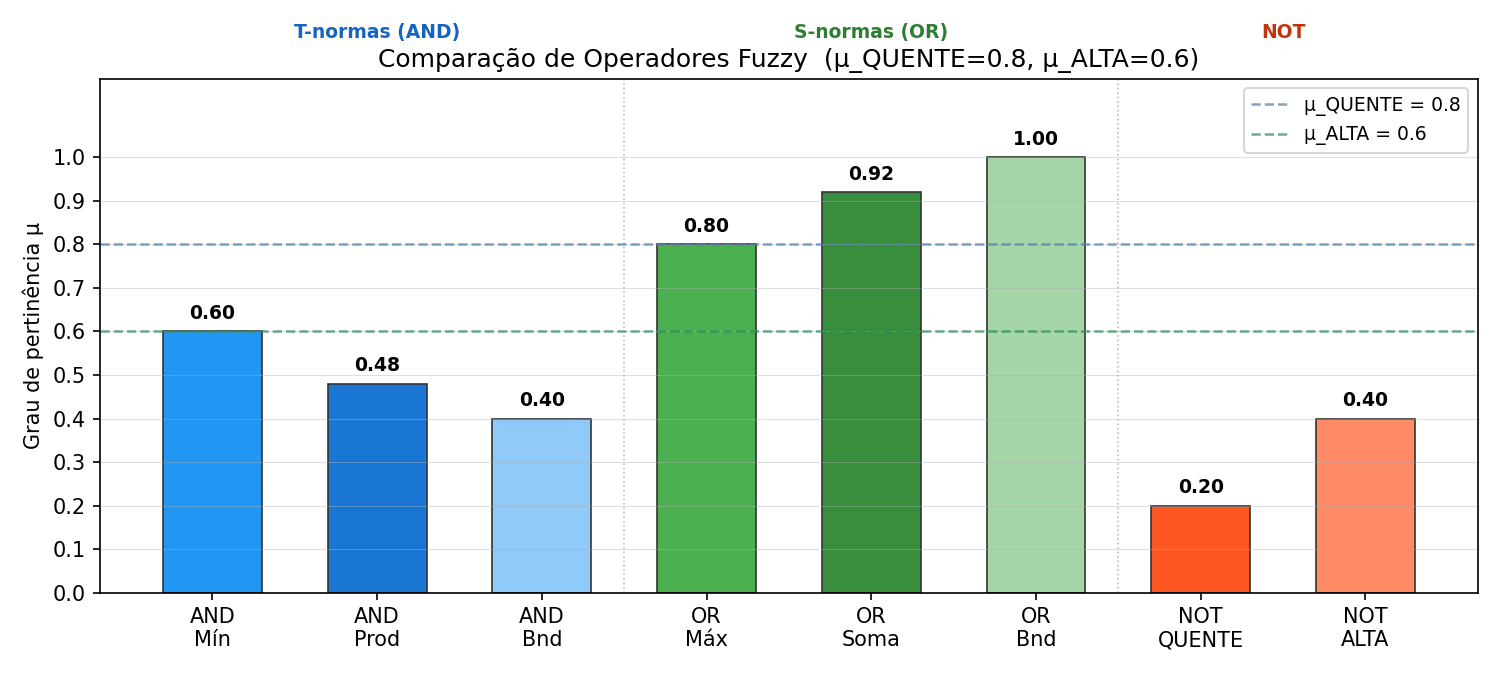

The Python source for this figure:
# GO1102-ImplementacaoEmPython
# Operadores fuzzy: AND (T-normas), OR (S-normas), NOT (complemento)
import matplotlib.pyplot as plt
import numpy as np


# ── T-normas (AND) ────────────────────────────────────────────────────────────
def and_min(a, b):
    return min(a, b)

def and_prod(a, b):
    return a * b

def and_bounded(a, b):
    return max(0, a + b - 1)


# ── S-normas (OR) ─────────────────────────────────────────────────────────────
def or_max(a, b):
    return max(a, b)

def or_soma(a, b):
    return a + b - a * b

def or_bounded(a, b):
    return min(1, a + b)


# ── Complemento (NOT) ─────────────────────────────────────────────────────────
def fuzzy_not(a):
    return 1 - a


# ── Relatório formatado ───────────────────────────────────────────────────────
def relatorio(mu_a, mu_b, label_a="A", label_b="B"):
    nao_a = fuzzy_not(mu_a)
    nao_b = fuzzy_not(mu_b)

    print("=" * 52)
    print("  OPERADORES FUZZY — EXEMPLO COMPLETO")
    print("=" * 52)
    print(f"  μ_{label_a}  = {mu_a:.2f}")
    print(f"  μ_{label_b}  = {mu_b:.2f}")
    print()

    print("── AND (T-normas) ──────────────────────────────")
    r_and_min  = and_min(mu_a, mu_b)
    r_and_prod = and_prod(mu_a, mu_b)
    r_and_bnd  = and_bounded(mu_a, mu_b)
    print(f"  Mínimo     : min({mu_a}, {mu_b})           = {r_and_min:.4f}")
    print(f"  Produto    : {mu_a} × {mu_b}               = {r_and_prod:.4f}")
    print(f"  Bounded    : max(0, {mu_a}+{mu_b}-1)       = {r_and_bnd:.4f}")
    print()

    print("── OR (S-normas) ───────────────────────────────")
    r_or_max  = or_max(mu_a, mu_b)
    r_or_soma = or_soma(mu_a, mu_b)
    r_or_bnd  = or_bounded(mu_a, mu_b)
    print(f"  Máximo     : max({mu_a}, {mu_b})           = {r_or_max:.4f}")
    print(f"  Soma Alg.  : {mu_a}+{mu_b}-{mu_a}×{mu_b}  = {r_or_soma:.4f}")
    print(f"  Bounded    : min(1, {mu_a}+{mu_b})         = {r_or_bnd:.4f}")
    print()

    print("── NOT (Complemento) ───────────────────────────")
    print(f"  ¬{label_a}         : 1 - {mu_a}                = {nao_a:.4f}")
    print(f"  ¬{label_b}         : 1 - {mu_b}                = {nao_b:.4f}")
    print()

    print("── REGRA COMPLETA ──────────────────────────────")
    print(f"  SE {label_a} E {label_b}  → AND/min  = {r_and_min:.2f}  ({r_and_min*100:.0f}%)")
    print(f"  SE {label_a} OU {label_b} → OR/max   = {r_or_max:.2f}  ({r_or_max*100:.0f}%)")
    print(f"  SE NÃO {label_a}    → NOT       = {nao_a:.2f}  ({nao_a*100:.0f}%)")
    print("=" * 52)

    return {
        "and_min": r_and_min, "and_prod": r_and_prod, "and_bnd": r_and_bnd,
        "or_max":  r_or_max,  "or_soma":  r_or_soma,  "or_bnd":  r_or_bnd,
        "not_a":   nao_a,     "not_b":    nao_b,
    }


# ── Gráfico comparativo ───────────────────────────────────────────────────────
def grafico(mu_a, mu_b, resultados, label_a="A", label_b="B"):
    labels = [
        "AND\nMín", "AND\nProd", "AND\nBnd",
        "OR\nMáx",  "OR\nSoma", "OR\nBnd",
        f"NOT\n{label_a}", f"NOT\n{label_b}",
    ]
    valores = [
        resultados["and_min"],  resultados["and_prod"], resultados["and_bnd"],
        resultados["or_max"],   resultados["or_soma"],  resultados["or_bnd"],
        resultados["not_a"],    resultados["not_b"],
    ]
    cores = (
        ["#2196F3", "#1976D2", "#90CAF9"] +   # AND — tons de azul
        ["#4CAF50", "#388E3C", "#A5D6A7"] +   # OR  — tons de verde
        ["#FF5722", "#FF8A65"]                # NOT — tons de laranja
    )

    fig, ax = plt.subplots(figsize=(10, 4.5))
    bars = ax.bar(labels, valores, color=cores, edgecolor="#333", linewidth=0.8, width=0.6)

    # Linha de referência dos inputs
    ax.axhline(mu_a, color="steelblue", linewidth=1.2, linestyle="--",
               alpha=0.7, label=f"μ_{label_a} = {mu_a}")
    ax.axhline(mu_b, color="seagreen",  linewidth=1.2, linestyle="--",
               alpha=0.7, label=f"μ_{label_b} = {mu_b}")

    # Valor acima de cada barra
    for bar, val in zip(bars, valores):
        ax.text(bar.get_x() + bar.get_width() / 2, val + 0.02,
                f"{val:.2f}", ha="center", va="bottom", fontsize=9, fontweight="bold")

    # Separadores visuais entre grupos
    ax.axvline(2.5, color="gray", linewidth=0.8, linestyle=":", alpha=0.5)
    ax.axvline(5.5, color="gray", linewidth=0.8, linestyle=":", alpha=0.5)

    # Rótulos de grupo
    for xpos, txt, cor in [(1, "T-normas (AND)", "#1565C0"),
                            (4, "S-normas (OR)",  "#2E7D32"),
                            (6.5, "NOT",          "#BF360C")]:
        ax.text(xpos, 1.08, txt, ha="center", fontsize=9,
                color=cor, fontweight="bold", transform=ax.get_xaxis_transform())

    ax.set_ylim(0, 1.18)
    ax.set_ylabel("Grau de pertinência μ", fontsize=10)
    ax.set_title(
        f"Comparação de Operadores Fuzzy  "
        f"(μ_{label_a}={mu_a}, μ_{label_b}={mu_b})",
        fontsize=12
    )
    ax.legend(fontsize=9, loc="upper right")
    ax.set_yticks(np.arange(0, 1.1, 0.1))
    ax.grid(axis="y", linewidth=0.5, alpha=0.4)

    plt.tight_layout()
    plt.savefig("GO1102-ImplementacaoEmPython.png", dpi=150)
    plt.show()
    print("\n  Gráfico salvo em GO1102-ImplementacaoEmPython.png")


# ── Main ──────────────────────────────────────────────────────────────────────
if __name__ == "__main__":
    # Cenário: temperatura "quente" e umidade "alta"
    QUENTE = 0.8   # μ_QUENTE(28°C)
    ALTA   = 0.6   # μ_ALTA(75%)

    resultados = relatorio(QUENTE, ALTA, label_a="QUENTE", label_b="ALTA")
    grafico(QUENTE, ALTA, resultados, label_a="QUENTE", label_b="ALTA")
